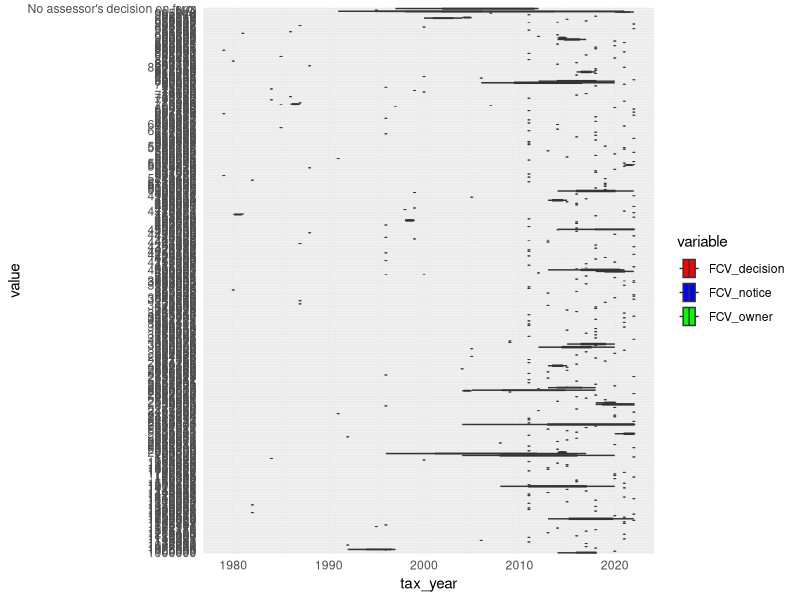

Generate this figure with R: (Note: this script raises an error after producing the figure.)

library(tidyverse)

# read data into tibble
petitions <- read_csv("Updated/Master_edited_new.csv")

# create identifier
petitions$ID <- 1:nrow(petitions)

# rename relevant columns
names(petitions)[1] <- 'include'
names(petitions)[3] <- 'tax_year'
names(petitions)[11] <- 'FCV_owner'
names(petitions)[12] <- 'LPV_owner'
names(petitions)[13] <- 'FCV_notice'
names(petitions)[14] <- 'LPV_notice'
names(petitions)[15] <- 'FCV_decision'
names(petitions)[16] <- 'LPV_decision'
names(petitions)[19] <- 'outcome'
names(petitions)[20] <- 'outcome_details'
names(petitions)[21] <- 'FCV_change'
names(petitions)[22] <- 'LPV_change'

p3a_noNA <- petitions %>% drop_na(FCV_owner, FCV_notice, FCV_decision, tax_year)

p3a <- ggplot(p3a_noNA %>% pivot_longer(cols = c(FCV_owner, FCV_notice, FCV_decision), names_to = "variable", values_to = "value"), 
       aes(x = tax_year, y = value, fill = variable)) + 
       geom_boxplot() + scale_fill_manual(values = c("red", "blue", "green")) + theme_minimal()

p3b_noNA <- petitions %>% drop_na(LPV_owner, LPV_notice, LPV_decision, year)

p3b <- ggplot(p3b_noNA %>% pivot_longer(cols = c(LPV_owner, LPV_notice, LPV_decision), names_to = "variable", values_to = "value"), 
              aes(x = tax_year, y = value, fill = variable)) + 
  geom_boxplot() + scale_fill_manual(values = c("red", "blue", "green")) + theme_minimal()
